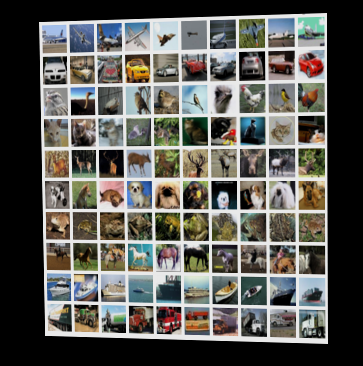
//> input picture ComputerVision/image_transform/dst_images/cifar-10.png, 363 x 366 px
$ ./image_transform dst_images/ dst_images/ 3 3 3   (built with g++ and OpenCV 4)
//> lines starting //> are read from the running program, lines starting //| are printed output that depends on the picture
/*
 * Usage: ./image_transform [src_image_dir] [dst_image_dir] [offset_position] [offset_intensity] [gaussian_kernel_size]
 *  1. (x, y) is translated with an amount between 0 and (offset_position - 1).
 *  2. The intensity is shifted with an offset between (-offset_intensity) and (offset_intensity - 1).
 *  3. The image is blurred using a Gaussian filter with the kernel size equal to (gaussian_kernek_size * gaussian_kernel_size). The value 0 indicates no blurring.
 *
 * By Guan-Wen Lin
 * Last modified: Sep 18, 2016.
 */

#include <iostream>
#include <sstream>
#include <vector>
#include <ctime>
#include <dirent.h>

#include <opencv2/core/core.hpp>
#include <opencv2/highgui/highgui.hpp>
#include <opencv2/imgproc/imgproc.hpp>

int main(int argc, char *argv[]) {
	if (argc != 6) {
		std::cout << "ERROR: Wrong arguments" << std::endl;
		return -1;
	}
	const int OFFSET_POSITION = atoi(argv[3]);
	const int OFFSET_INTENSITY = atoi(argv[4]);
	const int GAUSSIAN_KERNEL_SIZE = atoi(argv[5]);

	DIR *pSrcDir = opendir(argv[1]);
	DIR *pDstDir = opendir(argv[2]);
	if (!pSrcDir) {
		std::cout << "ERROR: Cannot open " << argv[1] << std::endl;
		return -1;
	}
	if (!pDstDir) {
		std::cout << "ERROR: Cannot open " << argv[2] << std::endl;
		return -1;
	}

	srand(time(NULL));

	struct dirent *pEntry = NULL;
	while ((pEntry = readdir(pSrcDir)) != NULL) {
		if (strcmp(pEntry->d_name, ".") == 0 || strcmp(pEntry->d_name, "..") == 0)
			continue;

		// Cascade the path name
		std::stringstream ssSrc, ssDst;
		ssSrc << argv[1] << pEntry->d_name;
		ssDst << argv[2] << pEntry->d_name;

		cv::Point2f srcPt[4];
		cv::Point2f dstPt[4];

		std::cout << "Processing " << ssSrc.str() << std::endl;

		cv::Mat src = cv::imread(ssSrc.str());
//> src is the input picture: 366 rows x 363 cols, CV_8UC3; mean B, G, R 86.7, 91.5, 92.3
		cv::Mat warp_dst = cv::Mat::zeros(src.rows, src.cols, src.type());


		/// Blur the image

		if (GAUSSIAN_KERNEL_SIZE != 0)
			cv::GaussianBlur(src, src, cv::Size(GAUSSIAN_KERNEL_SIZE, GAUSSIAN_KERNEL_SIZE), 0, 0);
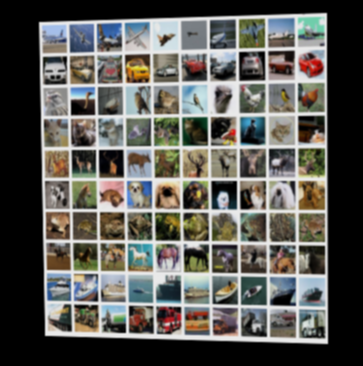
//> src: 366 rows x 363 cols, CV_8UC3; mean B, G, R 86.7, 91.5, 92.4


		/// Change the intensity

		if (OFFSET_INTENSITY != 0) {
			// Convert to HSV
			cv::Mat src_hsv;
			cv::cvtColor(src, src_hsv, CV_BGR2HSV);
//> src_hsv: 366 rows x 363 cols, CV_8UC3; mean H, S, V 34.7, 36, 98
			std::vector<cv::Mat> channels;
			cv::split(src_hsv, channels);
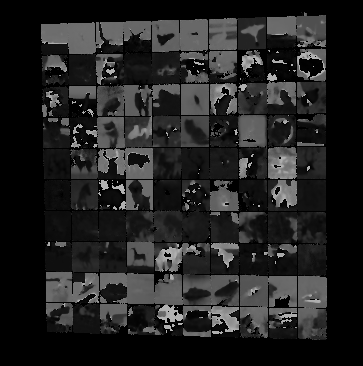
//> channels[0]: 366 rows x 363 cols, CV_8UC1; min 0, max 179, mean 34.7
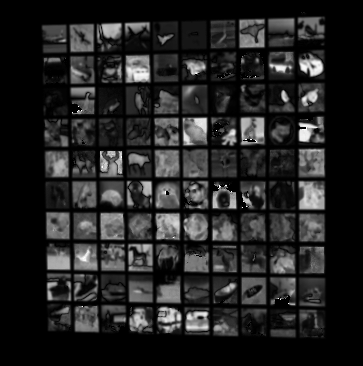
//> channels[1]: 366 rows x 363 cols, CV_8UC1; min 0, max 255, mean 36
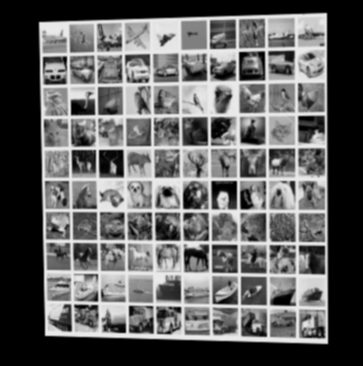
//> channels[2]: 366 rows x 363 cols, CV_8UC1; min 0, max 233, mean 98
			channels[2] = channels[2] + (rand() % (OFFSET_INTENSITY * 2) - OFFSET_INTENSITY);
			cv::merge(channels, src_hsv);
//> src_hsv: 366 rows x 363 cols, CV_8UC3; mean H, S, V 34.7, 36, 95.9

			// Convert to BGR space
			cv::cvtColor(src_hsv, src, CV_HSV2BGR);
		}


		/// Do perspective transform

		srcPt[0] = cv::Point2f(0, 0);                       // top-left
		srcPt[1] = cv::Point2f(src.cols - 1, 0);            // top-right
		srcPt[2] = cv::Point2f(src.cols - 1, src.rows - 1); // bottom-right
		srcPt[3] = cv::Point2f(0, src.rows - 1);            // bottom-left

		if (OFFSET_POSITION != 0) {
			dstPt[0] = cv::Point2f(0 + rand() % OFFSET_POSITION, 0 + rand() % OFFSET_POSITION);                       // top-left
			dstPt[1] = cv::Point2f(src.cols - 1 - rand() % OFFSET_POSITION, 0 + rand() % OFFSET_POSITION);            // top-right
			dstPt[2] = cv::Point2f(src.cols - 1 - rand() % OFFSET_POSITION, src.rows - 1 - rand() % OFFSET_POSITION); // bottom-right
			dstPt[3] = cv::Point2f(0 + rand() % OFFSET_POSITION, src.rows - 1 - rand() % OFFSET_POSITION);            // bottom-left
		}
		else {
			dstPt[0] = srcPt[0];
			dstPt[1] = srcPt[1];
			dstPt[2] = srcPt[2];
			dstPt[3] = srcPt[3];
		}

		cv::Mat warp_mat = cv::getPerspectiveTransform(srcPt, dstPt);

		cv::warpPerspective(src, warp_dst, warp_mat, warp_dst.size());
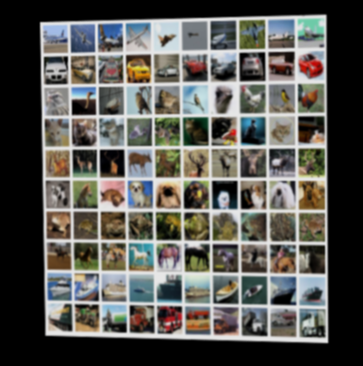
//> warp_dst: 366 rows x 363 cols, CV_8UC3; mean B, G, R 84.1, 88.7, 89.6

		cv::imwrite(ssDst.str(), warp_dst);
	}

	closedir(pSrcDir);
	closedir(pDstDir);

	return 0;
}
